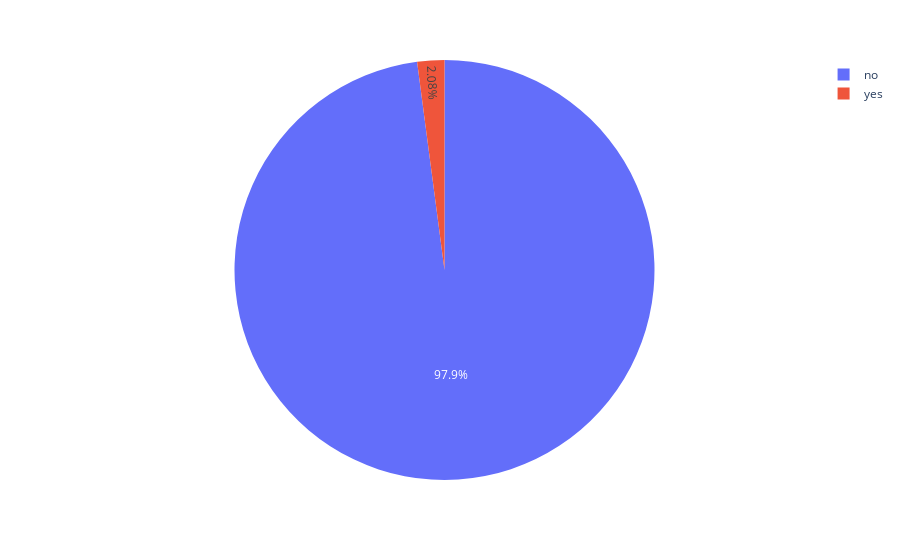

The cell this chart's notebook holds for it:
### Code cell
fig = px.pie(Smoke_split, values='counts', names='SMOKE')
fig.show()

### Figure 1 — Plotly figure (JSON) as saved in the notebook; plotly's stock layout.template omitted (floating-point values rounded to 4 significant figures)
{"data": [{"domain": {"x": [0, 1], "y": [0, 1]}, "hovertemplate": "SMOKE=%{label}<br>counts=%{value}<extra></extra>", "labels": ["no", "yes", "no", "yes", "no", "yes", "no", "yes", "no", "yes", "no", "yes", "no", "yes"], "legendgroup": "", "name": "", "showlegend": true, "type": "pie", "values": [271, 1, 274, 13, 345, 6, 282, 15, 323, 1, 287, 3, 285, 5]}], "layout": {"autosize": true, "legend": {"tracegroupgap": 0}, "margin": {"t": 60}}}
